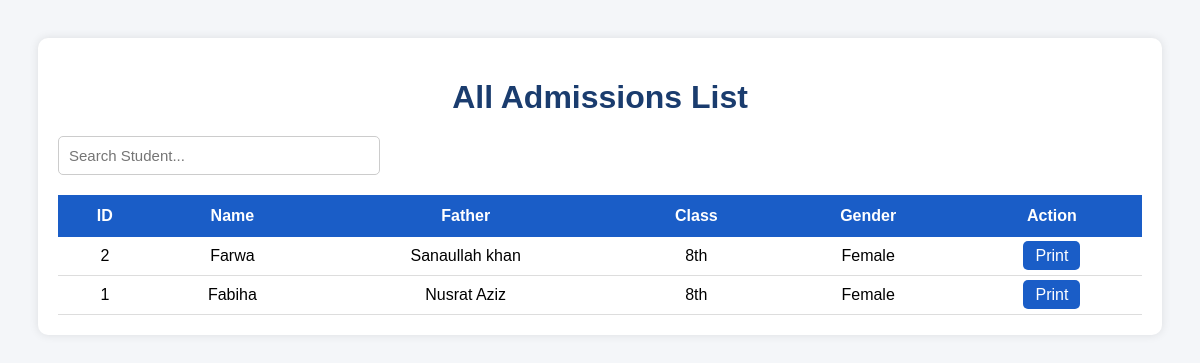
The page /view_admissions (signed in) on the database its author committed.
### tables this page shows
CREATE TABLE students (

        id INTEGER PRIMARY KEY AUTOINCREMENT,

        session_start TEXT,
        session_end TEXT,

        name TEXT,
        surname TEXT,
        
        place_of_birth TEXT,
        last_school TXET,

        dob TEXT,
        gender TEXT,

        nationality TEXT,
        religion TEXT,

        address TEXT,

        father TEXT,
        mother TEXT,

        father_cnic TEXT,
        mother_cnic TEXT,

        father_profession TEXT,
        mother_profession TEXT,

        mobile TEXT,
        mother_mobile TEXT,

        admission_date TEXT,

        student_class TEXT,
        
        gr_number TEXT

    );

### app.py (the view)
@app.route('/view_admissions')
def view_admissions():
    if 'user' not in session:
        return redirect('/login')
    conn = sqlite3.connect('school.db')
    conn.row_factory = sqlite3.Row
    c = conn.cursor()
    c.execute("SELECT * FROM students ORDER BY id DESC")
    students = c.fetchall()
    conn.close()
    return render_template('view_admissions.html', students=students)

### templates/view_admissions.html (shortened to what this page needs)
<!DOCTYPE html>
<html lang="en">
<head>
</head>
<body>
<div class="container">
<h1>All Admissions List</h1>
<div class="search-box">
<input
type="text"
id="searchInput"
placeholder="Search Student..."
onkeyup="searchTable()">
</div>
<table>
<thead>
<tr>
    <th>ID</th>
    <th>Name</th>
    <th>Father</th>
    <th>Class</th>
    <th>Gender</th>
    <th>Action</th>
</tr>
</thead>
<tbody>
{% for s in students %}
<tr>
    <td>{{ s.id }}</td>
    <td>{{ s.name }}</td>
    <td>{{ s.father }}</td>
    <td>{{ s.student_class }}</td>
    <td>{{ s.gender }}</td>
    <td>
        <a href="/print/{{ s.id }}" class="btn">
        Print
        </a>
    </td>
</tr>
{% endfor %}
</tbody>
</table>
</div>
</body>
</html>

### templates/view_admissions.html (style rules this page uses)
body { font-family: Arial; background:#f4f6f9; padding:30px; }
.container { background:white; padding:20px; border-radius:10px; box-shadow:0 0 10px rgba(0,0,0,0.1); }
h1 { text-align:center; color:#1a3c6e; margin-bottom:20px; }
.search-box { margin-bottom:20px; }
.search-box input { width:300px; padding:10px; border:1px solid #ccc; border-radius:5px; font-size:15px; }
table { width:100%; border-collapse:collapse; }
table th { background:#1a5dc7; color:white; padding:12px; }
table td { padding:10px; border-bottom:1px solid #ddd; text-align:center; }
.btn { background:#1a5dc7; color:white; padding:6px 12px; text-decoration:none; border-radius:5px; }

### rows shown on the page
students: id "2", name "Farwa", father "Sanaullah khan", student_class "8th", gender "Female"
students: id "1", name "Fabiha", father "Nusrat Aziz", student_class "8th", gender "Female"
